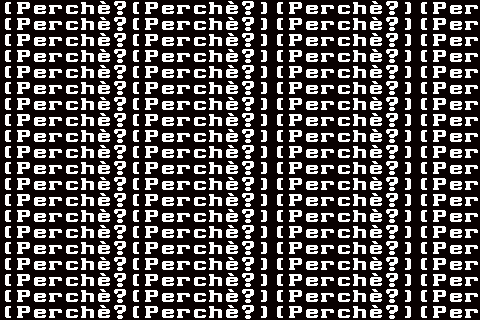

Rendered tile map (Tiled .tmx) drawn with the repository's tilesets; below, a short description and the full map source, tile grids included:
An orthogonal 30x20 tile map with 16x16 px tiles, 1 tile layer (Lettere) and 2 objects (Player, Teleport).

<map version="1.8" tiledversion="1.8.5" orientation="orthogonal" renderorder="right-down" width="30" height="20" tilewidth="16" tileheight="16" infinite="0" nextlayerid="3" nextobjectid="3">
 <tileset firstgid="1" name="16x16_sm" tilewidth="16" tileheight="16" tilecount="256" columns="16">
  <image source="16x16_sm.png" width="256" height="256" />
 </tileset>
 <layer id="1" name="Lettere" width="30" height="20">
  <data encoding="csv">
41,81,102,115,100,105,139,64,41,81,102,115,100,105,139,64,42,41,81,102,115,100,105,139,64,42,41,81,102,115,
41,81,102,115,100,105,139,64,41,81,102,115,100,105,139,64,42,41,81,102,115,100,105,139,64,42,41,81,102,115,
41,81,102,115,100,105,139,64,41,81,102,115,100,105,139,64,42,41,81,102,115,100,105,139,64,42,41,81,102,115,
41,81,102,115,100,105,139,64,41,81,102,115,100,105,139,64,42,41,81,102,115,100,105,139,64,42,41,81,102,115,
41,81,102,115,100,105,139,64,41,81,102,115,100,105,139,64,42,41,81,102,115,100,105,139,64,42,41,81,102,115,
41,81,102,115,100,105,139,64,41,81,102,115,100,105,139,64,42,41,81,102,115,100,105,139,64,42,41,81,102,115,
41,81,102,115,100,105,139,64,41,81,102,115,100,105,139,64,42,41,81,102,115,100,105,139,64,42,41,81,102,115,
41,81,102,115,100,105,139,64,41,81,102,115,100,105,139,64,42,41,81,102,115,100,105,139,64,42,41,81,102,115,
41,81,102,115,100,105,139,64,41,81,102,115,100,105,139,64,42,41,81,102,115,100,105,139,64,42,41,81,102,115,
41,81,102,115,100,105,139,64,41,81,102,115,100,105,139,64,42,41,81,102,115,100,105,139,64,42,41,81,102,115,
41,81,102,115,100,105,139,64,41,81,102,115,100,105,139,64,42,41,81,102,115,100,105,139,64,42,41,81,102,115,
41,81,102,115,100,105,139,64,41,81,102,115,100,105,139,64,42,41,81,102,115,100,105,139,64,42,41,81,102,115,
41,81,102,115,100,105,139,64,41,81,102,115,100,105,139,64,42,41,81,102,115,100,105,139,64,42,41,81,102,115,
41,81,102,115,100,105,139,64,41,81,102,115,100,105,139,64,42,41,81,102,115,100,105,139,64,42,41,81,102,115,
41,81,102,115,100,105,139,64,41,81,102,115,100,105,139,64,42,41,81,102,115,100,105,139,64,42,41,81,102,115,
41,81,102,115,100,105,139,64,41,81,102,115,100,105,139,64,42,41,81,102,115,100,105,139,64,42,41,81,102,115,
41,81,102,115,100,105,139,64,41,81,102,115,100,105,139,64,42,41,81,102,115,100,105,139,64,42,41,81,102,115,
41,81,102,115,100,105,139,64,41,81,102,115,100,105,139,64,42,41,81,102,115,100,105,139,64,42,41,81,102,115,
41,81,102,115,100,105,139,64,41,81,102,115,100,105,139,64,42,41,81,102,115,100,105,139,64,42,41,81,102,115,
41,81,102,115,100,105,139,64,41,81,102,115,100,105,139,64,42,41,81,102,115,100,105,139,64,42,41,81,102,115
</data>
 </layer>
 <objectgroup id="2" name="Player">
  <object id="1" name="Player" type="Player" x="216.909" y="63.6364" />
  <object id="2" name="Teleport" type="Teleport" x="216" y="13.8182">
   <properties>
    <property name="Teleport_ID" type="int" value="4" />
   </properties>
  </object>
 </objectgroup>
</map>
